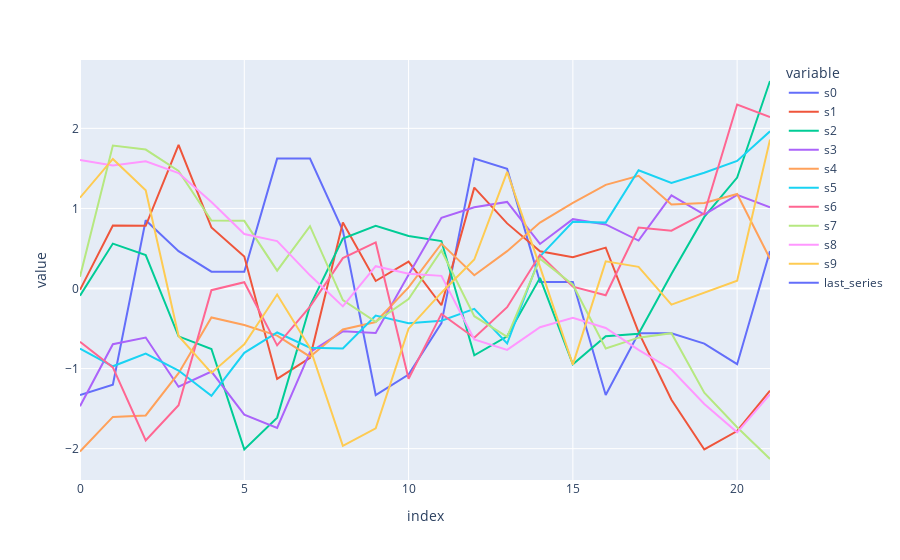

The notebook cell this image was saved under:
### Code cell
df = get_normalized_series(series,indices,m,60)
px.line(df)

### Figure 1 — Plotly figure (JSON) as saved in the notebook; plotly's stock layout.template omitted (floating-point values rounded to 4 significant figures)
{"data": [{"hovertemplate": "variable=s0<br>index=%{x}<br>value=%{y}<extra></extra>", "legendgroup": "s0", "line": {"color": "#636efa", "dash": "solid"}, "marker": {"symbol": "circle"}, "mode": "lines", "name": "s0", "orientation": "v", "showlegend": true, "type": "scatter", "x": [0, 1, 2, 3, 4, 5, 6, 7, 8, 9, 10, 11, 12, 13, 14, 15, 16, 17, 18, 19, 20, 21], "xaxis": "x", "y": [-1.33, -1.202, 0.8519, 0.4668, 0.2101, 0.2101, 1.622, 1.622, 0.7235, -1.33, -1.074, -0.4318, 1.622, 1.494, 0.08169, 0.08169, -1.33, -0.5602, -0.5602, -0.6885, -0.9453, 0.4668], "yaxis": "y"}, {"hovertemplate": "variable=s1<br>index=%{x}<br>value=%{y}<extra></extra>", "legendgroup": "s1", "line": {"color": "#EF553B", "dash": "solid"}, "marker": {"symbol": "circle"}, "mode": "lines", "name": "s1", "orientation": "v", "showlegend": true, "type": "scatter", "x": [0, 1, 2, 3, 4, 5, 6, 7, 8, 9, 10, 11, 12, 13, 14, 15, 16, 17, 18, 19, 20, 21], "xaxis": "x", "y": [-0.01703, 0.7862, 0.7832, 1.793, 0.7623, 0.3996, -1.129, -0.8653, 0.8252, 0.09387, 0.3366, -0.2089, 1.26, 0.8132, 0.4655, 0.3906, 0.5105, -0.5445, -1.39, -2.01, -1.779, -1.276], "yaxis": "y"}, {"hovertemplate": "variable=s2<br>index=%{x}<br>value=%{y}<extra></extra>", "legendgroup": "s2", "line": {"color": "#00cc96", "dash": "solid"}, "marker": {"symbol": "circle"}, "mode": "lines", "name": "s2", "orientation": "v", "showlegend": true, "type": "scatter", "x": [0, 1, 2, 3, 4, 5, 6, 7, 8, 9, 10, 11, 12, 13, 14, 15, 16, 17, 18, 19, 20, 21], "xaxis": "x", "y": [-0.08941, 0.561, 0.4182, -0.597, -0.7556, -2.009, -1.612, -0.2163, 0.6244, 0.783, 0.6561, 0.5927, -0.8349, -0.597, 0.1327, -0.946, -0.597, -0.5653, 0.1803, 0.8941, 1.386, 2.591], "yaxis": "y"}, {"hovertemplate": "variable=s3<br>index=%{x}<br>value=%{y}<extra></extra>", "legendgroup": "s3", "line": {"color": "#ab63fa", "dash": "solid"}, "marker": {"symbol": "circle"}, "mode": "lines", "name": "s3", "orientation": "v", "showlegend": true, "type": "scatter", "x": [0, 1, 2, 3, 4, 5, 6, 7, 8, 9, 10, 11, 12, 13, 14, 15, 16, 17, 18, 19, 20, 21], "xaxis": "x", "y": [-1.47, -0.6953, -0.6118, -1.226, -1.037, -1.575, -1.742, -0.7943, -0.5353, -0.5553, 0.1721, 0.883, 1.014, 1.082, 0.5562, 0.8658, 0.8003, 0.599, 1.162, 0.9215, 1.17, 1.015], "yaxis": "y"}, {"hovertemplate": "variable=s4<br>index=%{x}<br>value=%{y}<extra></extra>", "legendgroup": "s4", "line": {"color": "#FFA15A", "dash": "solid"}, "marker": {"symbol": "circle"}, "mode": "lines", "name": "s4", "orientation": "v", "showlegend": true, "type": "scatter", "x": [0, 1, 2, 3, 4, 5, 6, 7, 8, 9, 10, 11, 12, 13, 14, 15, 16, 17, 18, 19, 20, 21], "xaxis": "x", "y": [-2.036, -1.604, -1.585, -1.058, -0.3618, -0.4558, -0.5875, -0.8509, -0.5123, -0.4182, 0.01454, 0.5602, 0.1651, 0.4661, 0.8236, 1.068, 1.294, 1.407, 1.049, 1.068, 1.181, 0.372], "yaxis": "y"}, {"hovertemplate": "variable=s5<br>index=%{x}<br>value=%{y}<extra></extra>", "legendgroup": "s5", "line": {"color": "#19d3f3", "dash": "solid"}, "marker": {"symbol": "circle"}, "mode": "lines", "name": "s5", "orientation": "v", "showlegend": true, "type": "scatter", "x": [0, 1, 2, 3, 4, 5, 6, 7, 8, 9, 10, 11, 12, 13, 14, 15, 16, 17, 18, 19, 20, 21], "xaxis": "x", "y": [-0.7498, -0.9715, -0.8132, -1.024, -1.341, -0.8026, -0.5493, -0.7393, -0.7498, -0.3382, -0.4332, -0.4015, -0.2538, -0.6865, 0.4006, 0.8333, 0.8227, 1.477, 1.319, 1.445, 1.593, 1.963], "yaxis": "y"}, {"hovertemplate": "variable=s6<br>index=%{x}<br>value=%{y}<extra></extra>", "legendgroup": "s6", "line": {"color": "#FF6692", "dash": "solid"}, "marker": {"symbol": "circle"}, "mode": "lines", "name": "s6", "orientation": "v", "showlegend": true, "type": "scatter", "x": [0, 1, 2, 3, 4, 5, 6, 7, 8, 9, 10, 11, 12, 13, 14, 15, 16, 17, 18, 19, 20, 21], "xaxis": "x", "y": [-0.6639, -0.9851, -1.897, -1.457, -0.02073, 0.07854, -0.7097, -0.2266, 0.3791, 0.5758, -1.126, -0.3172, -0.6159, -0.233, 0.4216, 0.02273, -0.08478, 0.7606, 0.7227, 0.9381, 2.298, 2.14], "yaxis": "y"}, {"hovertemplate": "variable=s7<br>index=%{x}<br>value=%{y}<extra></extra>", "legendgroup": "s7", "line": {"color": "#B6E880", "dash": "solid"}, "marker": {"symbol": "circle"}, "mode": "lines", "name": "s7", "orientation": "v", "showlegend": true, "type": "scatter", "x": [0, 1, 2, 3, 4, 5, 6, 7, 8, 9, 10, 11, 12, 13, 14, 15, 16, 17, 18, 19, 20, 21], "xaxis": "x", "y": [0.1471, 1.785, 1.735, 1.467, 0.8485, 0.8452, 0.2232, 0.779, -0.1441, -0.4154, -0.1308, 0.4746, -0.3459, -0.6039, 0.372, 0.04782, -0.7495, -0.6139, -0.5576, -1.302, -1.732, -2.129], "yaxis": "y"}, {"hovertemplate": "variable=s8<br>index=%{x}<br>value=%{y}<extra></extra>", "legendgroup": "s8", "line": {"color": "#FF97FF", "dash": "solid"}, "marker": {"symbol": "circle"}, "mode": "lines", "name": "s8", "orientation": "v", "showlegend": true, "type": "scatter", "x": [0, 1, 2, 3, 4, 5, 6, 7, 8, 9, 10, 11, 12, 13, 14, 15, 16, 17, 18, 19, 20, 21], "xaxis": "x", "y": [1.605, 1.536, 1.589, 1.442, 1.08, 0.6795, 0.5915, 0.1647, -0.223, 0.2787, 0.1842, 0.1582, -0.6368, -0.7672, -0.4837, -0.3664, -0.4935, -0.7672, -1.012, -1.442, -1.797, -1.321], "yaxis": "y"}, {"hovertemplate": "variable=s9<br>index=%{x}<br>value=%{y}<extra></extra>", "legendgroup": "s9", "line": {"color": "#FECB52", "dash": "solid"}, "marker": {"symbol": "circle"}, "mode": "lines", "name": "s9", "orientation": "v", "showlegend": true, "type": "scatter", "x": [0, 1, 2, 3, 4, 5, 6, 7, 8, 9, 10, 11, 12, 13, 14, 15, 16, 17, 18, 19, 20, 21], "xaxis": "x", "y": [1.134, 1.618, 1.226, -0.5936, -1.054, -0.6973, -0.07538, -0.7434, -1.964, -1.745, -0.5015, -0.05235, 0.3623, 1.456, 0.2701, -0.9507, 0.3392, 0.2701, -0.2021, -0.05235, 0.09737, 1.859], "yaxis": "y"}, {"hovertemplate": "variable=last_series<br>index=%{x}<br>value=%{y}<extra></extra>", "legendgroup": "last_series", "line": {"color": "#636efa", "dash": "solid"}, "marker": {"symbol": "circle"}, "mode": "lines", "name": "last_series", "orientation": "v", "showlegend": true, "type": "scatter", "x": [0, 1, 2, 3, 4, 5, 6, 7, 8, 9, 10, 11, 12, 13, 14, 15, 16, 17, 18, 19, 20, 21], "xaxis": "x", "y": [null, null, null, null, null, null, null, null, null, null, null, null, null, null, null, null, null, null, null, null, null, null], "yaxis": "y"}], "layout": {"autosize": true, "legend": {"title": {"text": "variable"}, "tracegroupgap": 0}, "margin": {"t": 60}, "xaxis": {"anchor": "y", "autorange": true, "domain": [0, 1], "range": [0, 21], "title": {"text": "index"}, "type": "linear"}, "yaxis": {"anchor": "x", "autorange": true, "domain": [0, 1], "range": [-2.391, 2.854], "title": {"text": "value"}, "type": "linear"}}}
